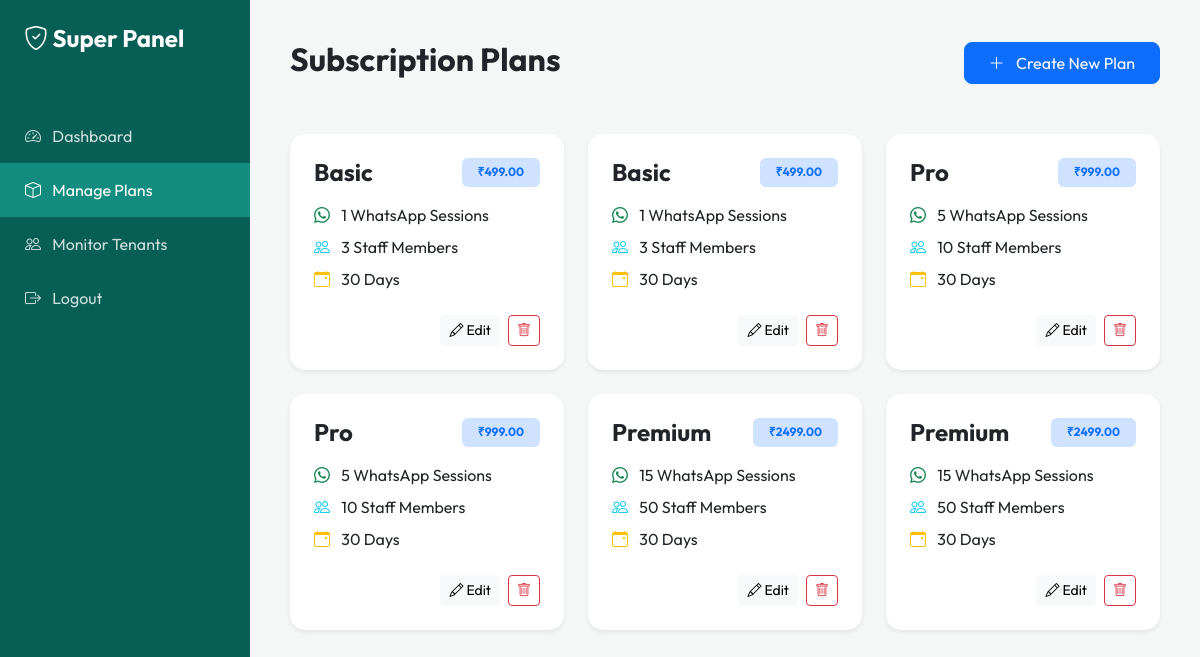
The app's page /admin/superadmin/plans.php (signed in) with its own data.
### tables this page shows
CREATE TABLE `plans` (
  `id` int(11) NOT NULL AUTO_INCREMENT,
  `name` varchar(50) NOT NULL,
  `max_sessions` int(11) NOT NULL,
  `max_staff` int(11) NOT NULL,
  `price` decimal(10,2) NOT NULL,
  `duration_days` int(11) NOT NULL,
  `created_at` timestamp NOT NULL DEFAULT current_timestamp(),
  PRIMARY KEY (`id`)
);

### admin/superadmin/plans.php (the view, shortened to what this page needs)
<?php
require_once '../../config/config.php';
$plans = $conn->query("SELECT * FROM plans ORDER BY price ASC");
?>
<!DOCTYPE html>
<html lang="en">
<head>
    <link href="https://cdn.jsdelivr.net/npm/bootstrap@5.3.0/dist/css/bootstrap.min.css" rel="stylesheet">
    <link rel="stylesheet" href="https://cdn.jsdelivr.net/npm/bootstrap-icons@1.11.1/font/bootstrap-icons.css">
</head>
<body>
<div class="sidebar">
    <div class="p-4"><h4 class="fw-bold"><i class="bi bi-shield-check"></i> Super Panel</h4></div>
    <nav class="nav flex-column mt-4">
        <a class="nav-link" href="dashboard.php"><i class="bi bi-speedometer2 me-2"></i> Dashboard</a>
        <a class="nav-link active" href="plans.php"><i class="bi bi-box me-2"></i> Manage Plans</a>
        <a class="nav-link" href="tenants.php"><i class="bi bi-people me-2"></i> Monitor Tenants</a>
        <a class="nav-link" href="../../api/logout.php"><i class="bi bi-box-arrow-right me-2"></i> Logout</a>
    </nav>
</div>
<div class="main-content">
    <div class="d-flex justify-content-between align-items-center mb-5">
        <h2 class="fw-bold">Subscription Plans</h2>
        <button class="btn btn-primary px-4 py-2 rounded-3" data-bs-toggle="modal" data-bs-target="#planModal">
            <i class="bi bi-plus-lg me-2"></i> Create New Plan
        </button>
    </div>
    <div class="row g-4">
        <?php while($plan = $plans->fetch_assoc()): ?>
        <div class="col-md-4">
            <div class="card shadow-sm h-100">
                <div class="card-body p-4">
                    <div class="d-flex justify-content-between mb-3">
                        <h4 class="fw-bold mb-0"><?php echo $plan['name']; ?></h4>
                        <span class="badge bg-primary-subtle text-primary px-3 py-2">₹<?php echo $plan['price']; ?></span>
                    </div>
                    <ul class="list-unstyled mb-4">
                        <li class="mb-2"><i class="bi bi-whatsapp text-success me-2"></i> <?php echo $plan['max_sessions']; ?> WhatsApp Sessions</li>
                        <li class="mb-2"><i class="bi bi-people text-info me-2"></i> <?php echo $plan['max_staff']; ?> Staff Members</li>
                        <li class="mb-2"><i class="bi bi-calendar-event text-warning me-2"></i> <?php echo $plan['duration_days']; ?> Days</li>
                    </ul>
                    <div class="d-grid gap-2 d-md-flex justify-content-md-end">
                        <button class="btn btn-light btn-sm edit-btn"
                                data-id="<?php echo $plan['id']; ?>"
                                data-name="<?php echo $plan['name']; ?>"
                                data-sessions="<?php echo $plan['max_sessions']; ?>"
                                data-staff="<?php echo $plan['max_staff']; ?>"
                                data-price="<?php echo $plan['price']; ?>"
                                data-duration="<?php echo $plan['duration_days']; ?>"
                                data-bs-toggle="modal" data-bs-target="#planModal">
                            <i class="bi bi-pencil"></i> Edit
                        </button>
                        <form method="POST" onsubmit="return confirm('Delete this plan?')">
                            <button class="btn btn-outline-danger btn-sm"><i class="bi bi-trash"></i></button>
                        </form>
                    </div>
                </div>
            </div>
        </div>
        <?php endwhile; ?>
    </div>
</div>
</body>
</html>

### admin/superadmin/plans.php (style rules this page uses)
:root { --primary: #25D366; --dark: #075E54; }
body { font-family: 'Outfit', sans-serif; background: #f4f7f6; }
.sidebar { height: 100vh; background: var(--dark); color: white; position: fixed; width: 250px; }
.sidebar .nav-link { color: rgba(255,255,255,0.8); padding: 15px 25px; }
.sidebar .nav-link.active { background: #128C7E; color: white; }
.main-content { margin-left: 250px; padding: 40px; }
.card { border-radius: 15px; border: none; }

### records on screen
plans: name "Basic", price "499.00", max_sessions "1", max_staff "3", duration_days "30"
plans: name "Basic", price "499.00", max_sessions "1", max_staff "3", duration_days "30"
plans: name "Pro", price "999.00", max_sessions "5", max_staff "10", duration_days "30"
plans: name "Pro", price "999.00", max_sessions "5", max_staff "10", duration_days "30"
plans: name "Premium", price "2499.00", max_sessions "15", max_staff "50", duration_days "30"
plans: name "Premium", price "2499.00", max_sessions "15", max_staff "50", duration_days "30"
